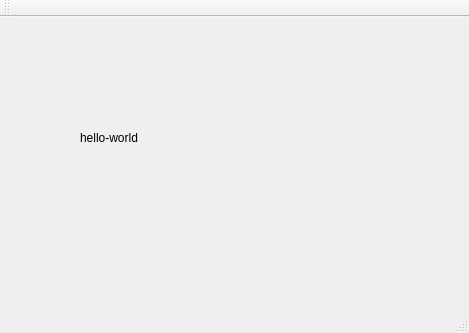
<?xml version="1.0" encoding="UTF-8"?>
<ui version="4.0">
 <class>MainWindow</class>
 <widget class="QMainWindow" name="MainWindow">
  <property name="geometry">
   <rect>
    <x>0</x>
    <y>0</y>
    <width>469</width>
    <height>333</height>
   </rect>
  </property>
  <property name="windowTitle">
   <string>MainWindow</string>
  </property>
  <widget class="QWidget" name="centralWidget">
   <widget class="QLabel" name="label">
    <property name="geometry">
     <rect>
      <x>80</x>
      <y>100</y>
      <width>81</width>
      <height>41</height>
     </rect>
    </property>
    <property name="text">
     <string>hello-world</string>
    </property>
   </widget>
  </widget>
  <widget class="QMenuBar" name="menuBar">
   <property name="geometry">
    <rect>
     <x>0</x>
     <y>0</y>
     <width>469</width>
     <height>23</height>
    </rect>
   </property>
  </widget>
  <widget class="QToolBar" name="mainToolBar">
   <attribute name="toolBarArea">
    <enum>TopToolBarArea</enum>
   </attribute>
   <attribute name="toolBarBreak">
    <bool>false</bool>
   </attribute>
  </widget>
  <widget class="QStatusBar" name="statusBar"/>
 </widget>
 <layoutdefault spacing="6" margin="11"/>
 <resources/>
 <connections/>
</ui>
